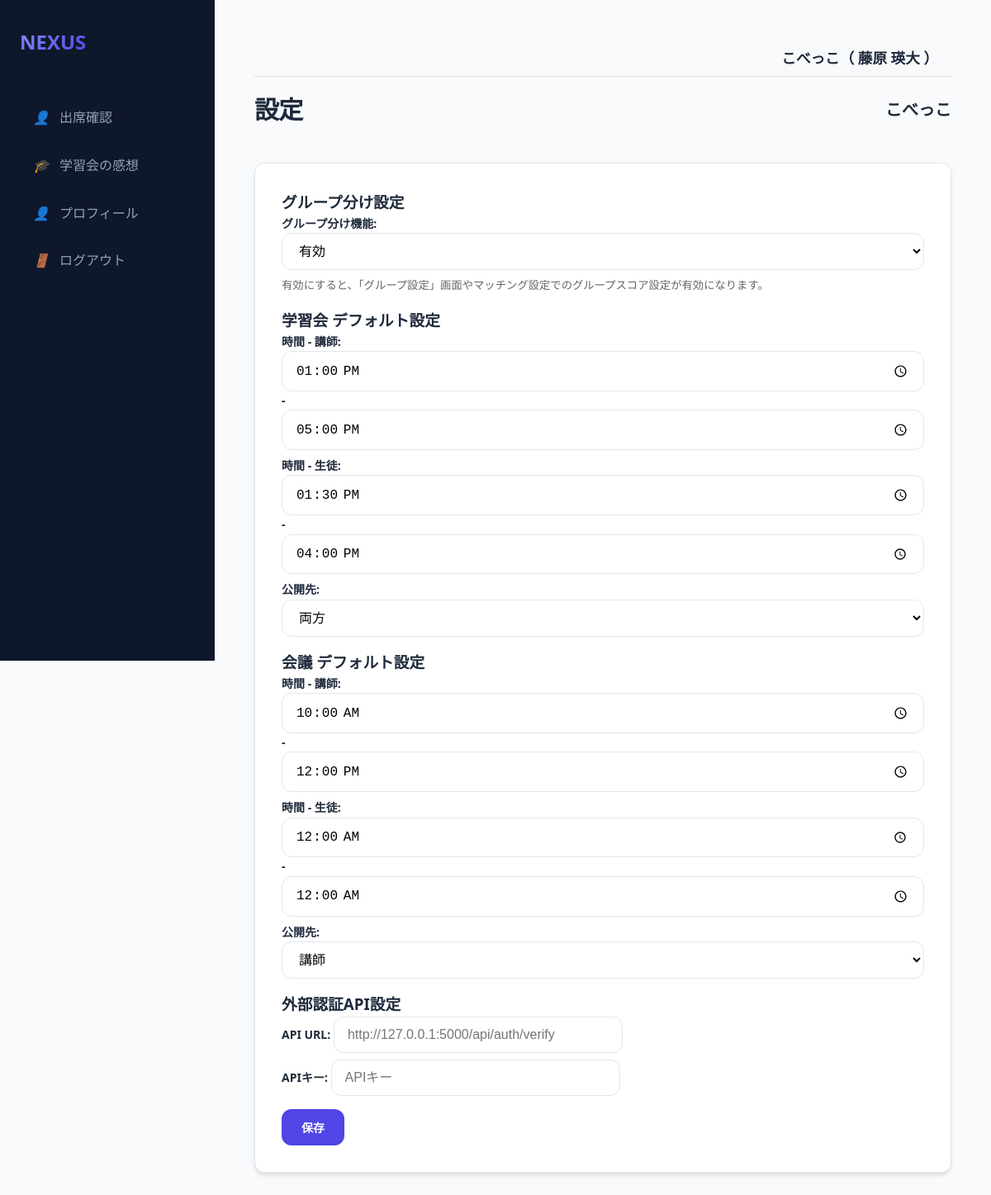
The app's page /settings (signed in) with its own data.
### models.py (models this page shows, shortened)
class Organization(db.Model):
    id = db.Column(db.Integer, primary_key=True)
    name = db.Column(db.String(100), nullable=False)

class Student(db.Model):
    id = db.Column(db.Integer, primary_key=True)
    user_id = db.Column(db.Integer, db.ForeignKey('user.id'), nullable=True)
    user = db.relationship('User', back_populates='student_record')
    organization_id = db.Column(db.Integer, db.ForeignKey('organization.id'), nullable=False)
    organization = db.relationship('Organization')
    default_venue_id = db.Column(db.Integer, db.ForeignKey('venue.id'), nullable=True)
    default_venue = db.relationship('Venue')
    group_id = db.Column(db.Integer, db.ForeignKey('group.id'), nullable=True)
    group = db.relationship('Group', back_populates='students')
    name = db.Column(db.String(50), nullable=False)
    grade = db.Column(db.String(20))
    gender = db.Column(db.String(10))
    pref_gender = db.Column(db.String(10))
    pref_age1020_priority = db.Column(db.Integer, default=2)
    pref_age3040_priority = db.Column(db.Integer, default=2)
    pref_age50_priority = db.Column(db.Integer, default=2)
    attend = db.Column(db.Boolean, default=False)

class User(db.Model):
    id = db.Column(db.Integer, primary_key=True)
    username = db.Column(db.String(50), unique=True, nullable=False)
    name = db.Column(db.String(50), nullable=True)
    password_hash = db.Column(db.String(128), nullable=False)
    is_admin = db.Column(db.Boolean, default=False)
    is_super_admin = db.Column(db.Boolean, default=False)
    is_org_admin = db.Column(db.Boolean, default=False)
    organization_id = db.Column(db.Integer, db.ForeignKey('organization.id'), nullable=True)
    organization = db.relationship('Organization', backref='users')
    teacher_record = db.relationship('Teacher', back_populates='user', uselist=False)
    student_record = db.relationship('Student', back_populates='user', uselist=False)

class Config(db.Model):
    key = db.Column(db.String(50), primary_key=True)
    value = db.Column(db.String(255), nullable=False)
    organization_id = db.Column(db.Integer, db.ForeignKey('organization.id'), primary_key=True)

### app.py (the view, shortened to what this page needs)
@app.route('/settings', methods=['GET', 'POST'])
@login_required
@organization_required
def settings():
    org_id = session['organization_id']
    configs = {c.key: c.value for c in Config.query.filter_by(organization_id=org_id).all()}
    saved = request.args.get('saved', False)
    return render_template('settings.html', configs=configs, saved=saved)

### app.py (called while the page is built)
@app.after_request
def add_header(response):
    response.headers['Cache-Control'] = 'no-store, no-cache, must-revalidate, max-age=0'
    response.headers['Pragma'] = 'no-cache'
    response.headers['Expires'] = '0'
    return response

def login_required(f):
    @wraps(f)
    def decorated_function(*args, **kwargs):
        if 'user_id' not in session:
            return redirect(url_for('login'))
        return f(*args, **kwargs)
    return decorated_function

def organization_required(f):
    @wraps(f)
    def decorated_function(*args, **kwargs):
        if 'user_id' not in session:
            return redirect(url_for('login'))
        user = db.session.get(User, session['user_id'])
        session['organization_id'] = user.organization_id
        session['org_name'] = user.organization.name
        return f(*args, **kwargs)
    return decorated_function

@app.context_processor
def inject_globals():
    user = None
    group_division_enabled = False
    if 'user_id' in session:
        user = db.session.get(User, session['user_id'])
        if user and user.organization_id:
            cfg = Config.query.filter_by(key='group_division_enabled', organization_id=user.organization_id).first()
            if cfg and cfg.value == 'true':
                group_division_enabled = True
    return dict(current_user=user, group_division_enabled=group_division_enabled)

### templates/settings.html (shortened to what this page needs)
{% extends "base.html" %}
{% block content %}
<div class="header">
    <h1>設定</h1>
    <h2 style="font-size: 1.25rem;">{{ current_user.organization.name if current_user.is_super_admin else session.get('org_name', '不明') }}</h2>
</div>
<div class="card">
    <form action="/settings" method="post">
        <h3>グループ分け設定</h3>
        <div style="margin-bottom: 1rem;">
            <label>グループ分け機能:
                <select name="group_division_enabled">
                    <option value="true" {{ 'selected' if configs.get('group_division_enabled') == 'true' }}>有効</option>
                </select>
            </label>
            <small style="display: block; color: #666; margin-top: 0.25rem;">有効にすると、「グループ設定」画面やマッチング設定でのグループスコア設定が有効になります。</small>
        </div>
        <h3>学習会 デフォルト設定</h3>
        <div style="margin-bottom: 1rem;">
            <label>時間 - 講師: <input type="time" name="学習会_teacher_start" value="{{ configs.get('学習会_teacher_start', '10:00') }}"> - <input type="time" name="学習会_teacher_end" value="{{ configs.get('学習会_teacher_end', '17:00') }}"></label>
            <label>時間 - 生徒: <input type="time" name="学習会_student_start" value="{{ configs.get('学習会_student_start', '10:00') }}"> - <input type="time" name="学習会_student_end" value="{{ configs.get('学習会_student_end', '17:00') }}"></label>
            <label>公開先:
                <select name="学習会_publish_to">
                    <option value="両方" {{ 'selected' if configs.get('学習会_publish_to') == '両方' }}>両方</option>
                </select>
            </label>
        </div>
        <h3>会議 デフォルト設定</h3>
        <div style="margin-bottom: 1rem;">
            <label>時間 - 講師: <input type="time" name="会議_teacher_start" value="{{ configs.get('会議_teacher_start', '13:00') }}"> - <input type="time" name="会議_teacher_end" value="{{ configs.get('会議_teacher_end', '15:00') }}"></label>
            <label>時間 - 生徒: <input type="time" name="会議_student_start" value="{{ configs.get('会議_student_start', '13:00') }}"> - <input type="time" name="会議_student_end" value="{{ configs.get('会議_student_end', '15:00') }}"></label>
            <label>公開先:
                <select name="会議_publish_to">
                    <option value="講師" {{ 'selected' if configs.get('会議_publish_to') == '講師' }}>講師</option>
                </select>
            </label>
        </div>
        <h3>外部認証API設定</h3>
        <div style="margin-bottom: 1rem;">
            <div style="margin-bottom: 0.5rem;">
                <label>API URL: <input type="text" name="external_auth_url" value="{{ configs.get('external_auth_url', '') }}" placeholder="http://127.0.0.1:5000/api/auth/verify" style="width: 350px;"></label>
            </div>
            <div>
                <label>APIキー: <input type="password" name="external_auth_api_key" value="{{ configs.get('external_auth_api_key', '') }}" placeholder="APIキー" style="width: 350px;"></label>
            </div>
        </div>
        <button type="submit" class="btn btn-primary">保存</button>
    </form>
</div>
{% endblock %}

### templates/base.html (shortened to what this page needs)
<!DOCTYPE html>
<html lang="ja">
<head>
    <link rel="stylesheet" href="{{ url_for('static', filename='style.css') }}">
</head>
<body>
<aside class="sidebar">
    <a href="/" class="logo">
        <span>NEXUS</span>
    </a>
    <nav class="nav-links">
        {% if current_user.is_admin %}
        <a href="/events" class="nav-item {{ 'active' if request.path == '/events' }}">
            <i>📋</i> イベント管理
        </a>
        <a href="/event/select" class="nav-item {{ 'active' if request.path == '/event/select' }}">
            <i>📅</i> イベント一覧
        </a>
        <a href="/venues" class="nav-item {{ 'active' if request.path == '/venues' }}">
            <i>📍</i> 会場一覧
        </a>
        <a href="/settings" class="nav-item {{ 'active' if request.path == '/settings' }}">
            <i>⚙️</i> 設定
        </a>
        {% if group_division_enabled %}
        <a href="/groups" class="nav-item {{ 'active' if request.path == '/groups' }}">
            <i>👥</i> グループ設定
        </a>
        {% endif %}
        <a href="/prohibited_matches" class="nav-item {{ 'active' if request.path == '/prohibited_matches' }}">
            <i>🚫</i> マッチング禁止
        </a>
        {% if session.get('selected_event_name', '')|trim == '学習会' and session.get('selected_event_status', '')|trim == '実施後' %}
        <a href="/evaluation/teacher" class="nav-item {{ 'active' if request.path == '/evaluation/teacher' }}">
            <i>🧑‍🏫</i> 講師による評価
        </a>
        <a href="/evaluation/student" class="nav-item {{ 'active' if request.path == '/evaluation/student' }}">
            <i>🎓</i> 生徒の感想
        </a>
        {% else %}
        <a href="/teachers" class="nav-item {{ 'active' if request.path == '/teachers' }}">
            <i>🧑‍🏫</i> 講師一覧
        </a>
        <a href="/students" class="nav-item {{ 'active' if request.path == '/students' }}">
            <i>🎓</i> 生徒一覧
        </a>
        {% if session.get('selected_event_name', '')|trim == '学習会' and session.get('selected_event_status', '')|trim == '実施' %}
        <a href="/matching/setup" class="nav-item {{ 'active' if request.path == '/matching/setup' }}">
            <i>🔄</i> マッチング実行
        </a>
        <a href="/result" class="nav-item {{ 'active' if request.path == '/result' }}">
            <i>📊</i> マッチング結果
        </a>
        <a href="/matching/adjustment" class="nav-item {{ 'active' if request.path == '/matching/adjustment' }}">
            <i>🛠️</i> マッチング調整
        </a>
        {% endif %}
        {% endif %}
        {% if current_user.is_super_admin %}
        <a href="/users" class="nav-item {{ 'active' if request.path == '/users' }}">
            <i>⚙️</i> 管理者一覧
        </a>
        <a href="/organizations" class="nav-item {{ 'active' if request.path == '/organizations' }}">
            <i>🏢</i> 組織一覧
        </a>
        {% endif %}
        {% elif current_user.student_record %}
        <a href="{{ url_for('student_dashboard') }}" class="nav-item {{ 'active' if request.path == '/student/dashboard' }}">
            <i>👤</i> 出席確認
        </a>
        <a href="{{ url_for('post_study_session') }}" class="nav-item {{ 'active' if request.path == '/post_study_session' }}">
            <i>🎓</i> 学習会の感想
        </a>
        <a href="{{ url_for('student_edit', id=current_user.student_record.id) }}" class="nav-item {{ 'active' if request.path == url_for('student_edit', id=current_user.student_record.id) }}">
            <i>👤</i> プロフィール
        </a>
        {% endif %}
        <a href="{{ url_for('logout') }}" class="nav-item">
            <i>🚪</i> ログアウト
        </a>
    </nav>
</aside>
<main class="main-content">
    {% if current_user %}
    <div style="background-color: #f8f9fa; padding: 0.5rem 1rem; margin-bottom: 1rem; border-bottom: 1px solid #dee2e6; text-align: right; font-size: 1.1rem; font-weight: bold;">
        {{ current_user.organization.name if current_user.organization else '組織なし' }}（
        {% if current_user.name %}
            {{ current_user.name }}
        {% elif current_user.teacher_record %}
            {{ current_user.teacher_record.name }}
        {% elif current_user.student_record %}
            {{ current_user.student_record.name }}
        {% else %}
            {{ current_user.username }}
        {% endif %}
        ）
    </div>
    {% endif %}
    {% block content %}{% endblock %}
</main>
</body>
</html>

### static/style.css (style rules this page uses)
:root { --primary: #4f46e5; --primary-hover: #4338ca; --bg-main: #f8fafc; --bg-card: #ffffff; --text-main: #1e293b; --text-muted: #64748b; --border: #e2e8f0; --shadow: 0 4px 6px -1px rgb(0 0 0 / 0.1), 0 2px 4px -2px rgb(0 0 0 / 0.1); --radius: 0.75rem; --sidebar-w: 260px; }
* { margin: 0; padding: 0; box-sizing: border-box; }
body { font-family: "Segoe UI", "Hiragino Kaku Gothic ProN", "Hiragino Sans", "Meiryo", sans-serif; background-color: var(--bg-main); color: var(--text-main); line-height: 1.6; display: flex; min-height: 100vh; }
.sidebar { width: var(--sidebar-w); background-color: #0f172a; color: white; padding: 2rem 1.5rem; display: flex; flex-direction: column; position: fixed; height: 100vh; transition: all 0.3s ease; }
.logo { font-size: 1.5rem; font-weight: 800; margin-bottom: 3rem; display: flex; align-items: center; gap: 0.75rem; color: #f8fafc; text-decoration: none; }
.logo span { background: linear-gradient(135deg, #818cf8, #4f46e5); -webkit-background-clip: text; -webkit-text-fill-color: transparent; }
.nav-links { display: flex; flex-direction: column; gap: 0.5rem; }
.nav-item { padding: 0.75rem 1rem; color: #94a3b8; text-decoration: none; border-radius: var(--radius); display: flex; align-items: center; gap: 0.75rem; transition: all 0.2s; }
.main-content { margin-left: var(--sidebar-w); flex: 1; padding: 3rem; max-width: 1200px; }
.header { display: flex; justify-content: space-between; align-items: center; margin-bottom: 2.5rem; }
h1 { font-size: 1.875rem; font-weight: 700; letter-spacing: -0.025em; }
.card { background: var(--bg-card); border: 1px solid var(--border); border-radius: var(--radius); padding: 2rem; box-shadow: var(--shadow); }
label { display: block; font-size: 0.875rem; font-weight: 600; margin-bottom: 0.5rem; color: var(--text-main); }
input, select, textarea { width: 100%; padding: 0.75rem 1rem; border: 1px solid var(--border); border-radius: var(--radius); font-size: 1rem; transition: border-color 0.2s; background-color: #fff; }
.btn { display: inline-flex; align-items: center; justify-content: center; padding: 0.75rem 1.5rem; font-size: 0.875rem; font-weight: 600; border-radius: var(--radius); cursor: pointer; transition: all 0.2s; text-decoration: none; border: none; gap: 0.5rem; }
.btn-primary { background-color: var(--primary); color: white; }

### records on screen
Organization: organization "こべっこ"
Student: student_record.name "藤原 瑛大"
User: organization "こべっこ"
Config: get "13:00"
Config: get "17:00"
Config: get "13:30"
Config: get "16:00"
Config: get "10:00"
Config: get "12:00"
Config: get "00:00"
Config: get "00:00"
